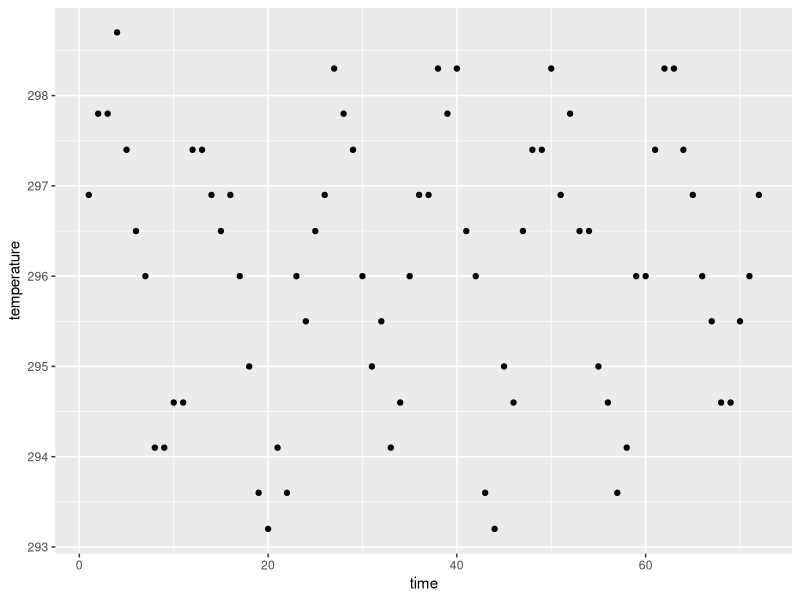
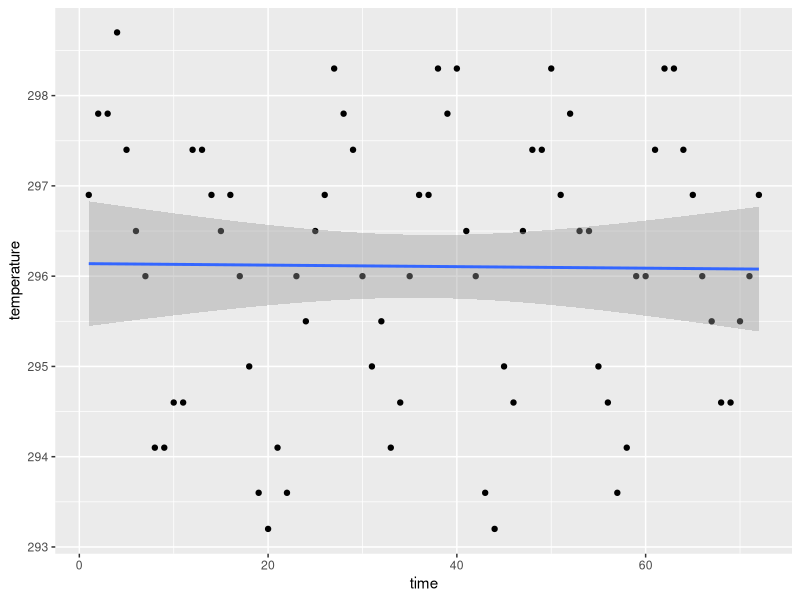
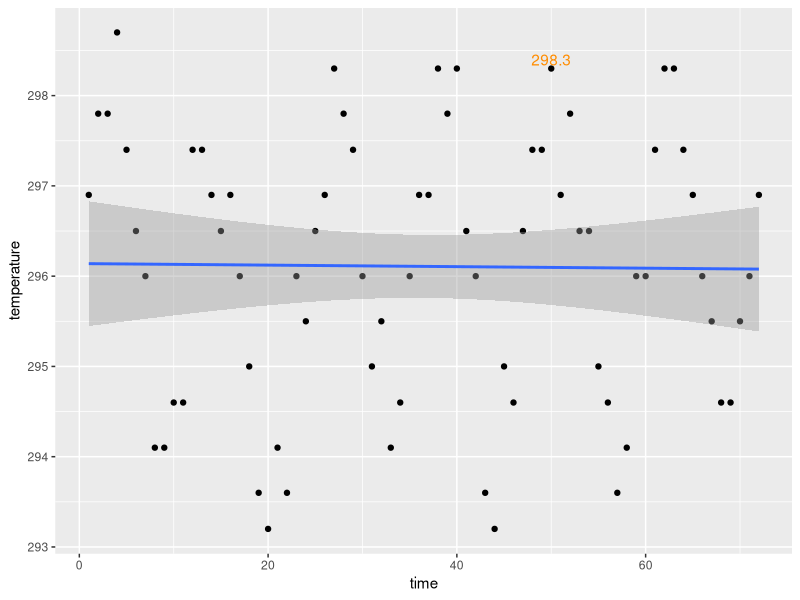
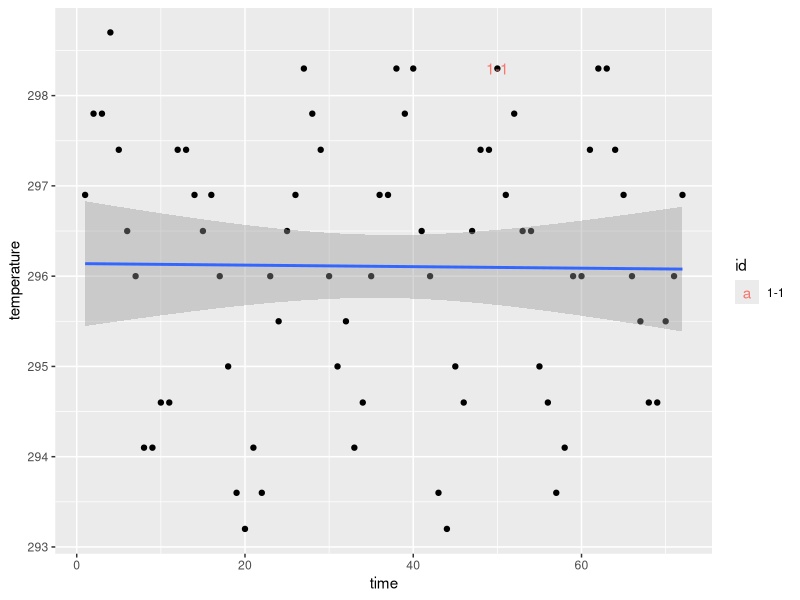
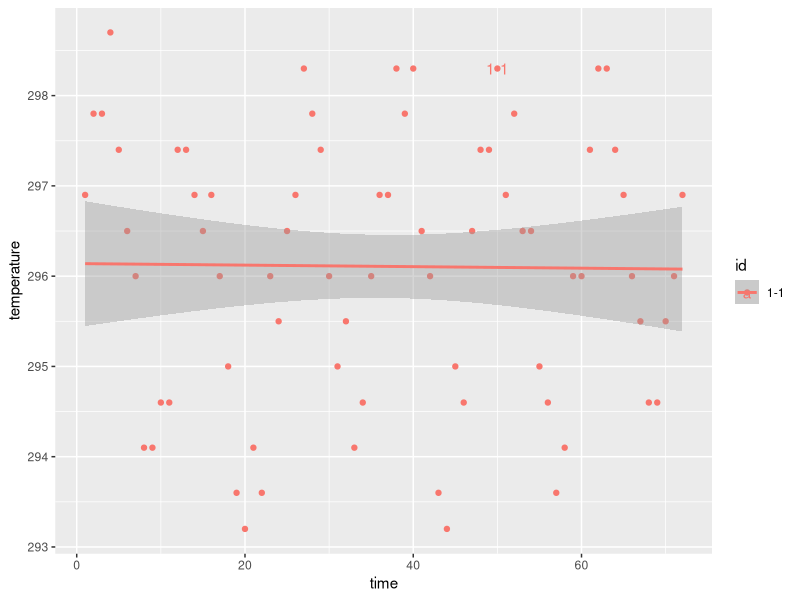

Here is the R script that generated these plots, in order: (Note: this script raises an error after producing the figures.)
library(tidyverse)
data(nasa, package="GGally")
nasa %>% filter(id=="1-1") %>%
  ggplot(aes(x = time, y= temperature)) + geom_point()

nasa %>% filter(id=="1-1") %>%
  ggplot(aes(x = time, y= temperature)) + geom_point() +
  geom_smooth(method="lm")

nasa %>% filter(id=="1-1") %>%
  ggplot(aes(x = time, y= temperature)) + geom_point() +
  geom_smooth(method="lm") +
  geom_text(aes(x = time, y= temperature + .1, label=temperature), colour="darkorange", 
            data=nasa %>% filter(id=="1-1", time==50))

nasa %>% filter(id=="1-1") %>%
  ggplot(aes(x = time, y= temperature)) + geom_point() +
  geom_smooth(method="lm") +
  geom_text(aes(x = time, y= temperature, label=id, colour=id),  
            data=nasa %>% filter(id=="1-1", time==50))

nasa %>% filter(id=="1-1") %>%
  ggplot(aes(x = time, y= temperature, colour=id)) + geom_point() +
  geom_smooth(method="lm") +
  geom_text(aes(x = time, y= temperature, label=id), 
            data=nasa %>% filter(id=="1-1", time==50))


data(box, package="classdata")
box.summary = box %>% group_by(Movie, Distributor) %>% 
  summarise(
    max.date = max(Date),
    max.week = max(Week),
    max.total.gross = max(Total.Gross, na.rm = TRUE),
    first.week.gross = min(Total.Gross, na.rm = TRUE) # problem, min and max are the same if we say Total.Gross = max(Total.Gross)
  )

# Plot a time line for each movie: plot total gross by week that the movie is out
# Plot a time line for each movie: plot total gross by week that the movie is out
# Color the label of these three movies with a color of your choice.

box %>% filter(Thtrs. > 100, Week < 50) %>%
  ggplot(aes(x = Week, y = Total.Gross, 
             group = interaction(Movie, Distributor))) + 
  geom_line()

box.summary1 = box.summary %>% arrange(desc(max.total.gross)) %>% head(3)
box1 = box %>% filter(Movie %in% box.summary1$Movie) 

box %>% filter(Thtrs. > 100, Week < 50) %>%
  ggplot(aes(x = Week, y = Total.Gross, 
             group = interaction(Movie, Distributor))) + 
  geom_line() +
  geom_text(aes(x = max.week, y = max.total.gross, label = Movie, color = Movie), data = box.summary1) +
  geom_line(aes(x = Week, y = Total.Gross, group = Movie, color = Movie), data = box1)



